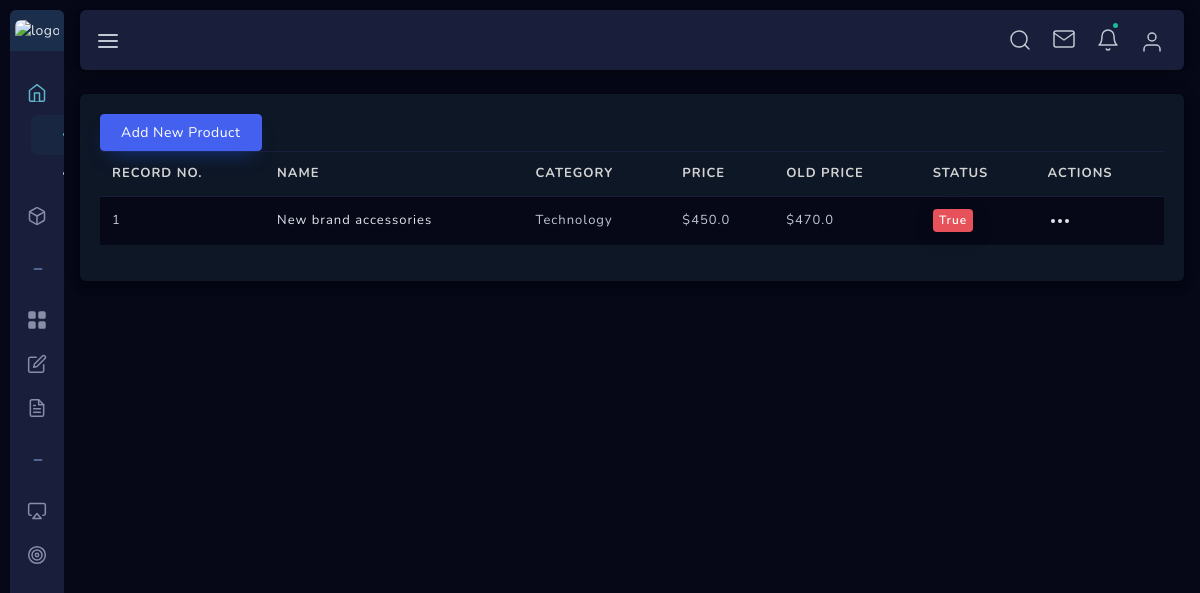
/dashboard/products/ (signed in), run on an earlier commit of the app's database.
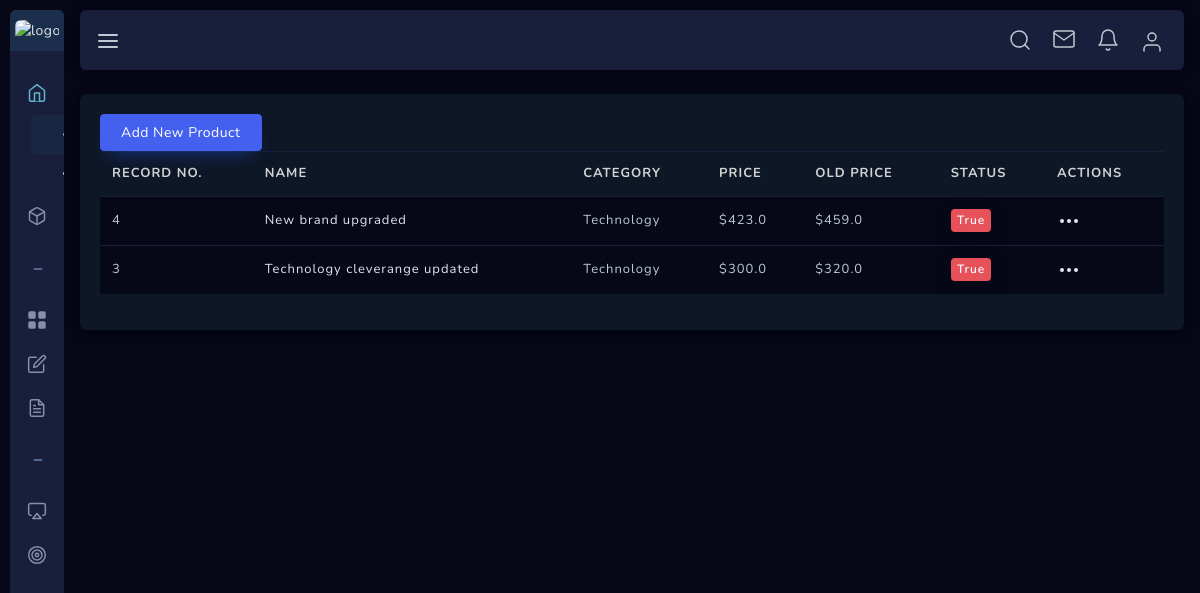
And on a later commit of the database.
### store/models.py (models this page shows, shortened)
class Product(models.Model):
    name = models.CharField(max_length=250, blank=False, null=False)
    category = models.ForeignKey(Category, on_delete=models.CASCADE, related_name='category')
    preview_des = models.CharField(max_length=255, verbose_name='Short Descriptions')
    description = models.TextField(max_length=1000, verbose_name='Descriptions')
    image = models.ImageField(upload_to='products', default='demo/demo.jpg', blank=False, null=False)
    price = models.FloatField()
    old_price = models.FloatField(default=0.00, blank=True, null=True)
    is_stock = models.BooleanField(default=True)
    slug = models.SlugField()
    created = models.DateTimeField(auto_now_add=True)
    class Meta:
        ordering = ['-created']

class Category(models.Model):
    name = models.CharField(max_length=50, blank=False, null=False)
    image = models.ImageField(upload_to='category', default='demo/demo.jpg', blank=True, null=True)
    parent = models.ForeignKey('self', related_name='children', on_delete=models.CASCADE, blank=True, null=True)
    created = models.DateTimeField(auto_now_add=True)
    def __str__(self):
        return self.name
    class Meta:
        ordering = ['-created', ]
        verbose_name_plural = 'Categories'

### dashboard/views.py (the view, shortened to what this page needs)
# urls.py: path('products/', views.ProductListView.as_view(), name='product_list'),
class ProductListView(TemplateView):
    def get(self, request, *args, **kwargs):
        products = Product.objects.all().order_by('-id')
        context = {
            'products': products
        }
        return render(request, 'dashboard/product_list.html', context)

### notification/templatetags/notification.py (called while the page is built)
@register.filter
def notifications(user):
    if user.is_authenticated:
        user_obj = UserObj.objects.get(user=user)
        notification = Notification.objects.filter(userobj=user_obj, is_read=False).order_by('-id')
        if notification.exists():
            return notification
        else:
            return None
    else:
        return None

### templates/dashboard/product_list.html (shortened to what this page needs)
{% extends 'dashboard/base.html' %}
{% block body %}
    <div class="main-container sidebar-closed sbar-open" id="container">
        {% include 'dashboard/sidebar.html' %}
        <div id="content" class="main-content">
            <div class="layout-px-spacing">
                <div class="row" id="cancel-row">
                    <div class="col-xl-12 col-lg-12 col-sm-12 layout-top-spacing layout-spacing">
                        <div class="widget-content widget-content-area br-6">
                            <a class="btn btn-primary" href={% url 'dashboard:add_new_product' %}>Add New Product</a>
                            <table id="invoice-list" class="table table-hover" style="width:100%">
                                <thead>
                                    <tr>
                                        <th class="checkbox-column"> Record no. </th>
                                        <th>Name</th>
                                        <th>Category</th>
                                        <th>Price</th>
                                        <th>Old Price</th>
                                        <th>Status</th>
                                        <th>Actions</th>
                                    </tr>
                                </thead>
                                <tbody>
                                {% for product in products %}
                                    <tr>
                                        <td class="checkbox-column"> {{product.id}} </td>
                                        <td>
                                            <div class="d-flex">
                                                <p class="align-self-center mb-0 user-name"> {{product.name}} </p>
                                            </div>
                                        </td>
                                        <td><span class="inv-email"> {{product.category}}</span></td>
                                        <td><span class="inv-date"> ${{product.price}} </span></td>
                                        <td><span class="inv-amount">${{product.old_price}}</span></td>
                                        <td><span class="badge badge-danger inv-status">{{product.is_stock}}</span></td>
                                        <td>
                                            <div class="dropdown">
                                                <a class="dropdown-toggle" href="#" role="button" id="dropdownMenuLink2" data-toggle="dropdown" aria-haspopup="true" aria-expanded="true">
                                                </a>
                                            </div>
                                        </td>
                                    </tr>
                                {% endfor %}
                                </tbody>
                            </table>
                        </div>
                    </div>
                </div>
            </div>
        </div>
    </div>
{% endblock body %}

### templates/dashboard/base.html (shortened to what this page needs)
<!DOCTYPE html>
<html lang="en">
<head>
    {% load static %}
    {% load notification %}
    <link href="{% static 'user_profile/assets/css/loader.css' %}" rel="stylesheet" type="text/css" />
    <link href="{% static 'user_profile/bootstrap/css/bootstrap.min.css' %}" rel="stylesheet" type="text/css" />
    <link href="{% static 'user_profile/assets/css/plugins.css' %}" rel="stylesheet" type="text/css" />
    <link href="{% static 'user_profile/plugins/apex/apexcharts.css' %}" rel="stylesheet" type="text/css">
    <link href="{% static 'user_profile/assets/css/dashboard/dash_1.css' %}" rel="stylesheet" type="text/css" />
    <link href="{% static 'user_profile/assets/css/users/user-profile.css' %}" rel="stylesheet" type="text/css" />
    <link rel="stylesheet" type="text/css" href="{% static 'user_profile/plugins/dropify/dropify.min.css' %}">
    <link href="{% static 'user_profile/assets/css/users/account-setting.css' %}" rel="stylesheet" type="text/css" />
    <link href="{% static 'user_profile/plugins/drag-and-drop/dragula/dragula.css' %}" rel="stylesheet" type="text/css" />
    <link href="{% static 'user_profile/plugins/drag-and-drop/dragula/example.css' %}" rel="stylesheet" type="text/css" />
    <link rel="stylesheet" type="text/css" href="{% static 'user_profile/assets/css/forms/switches.css' %}">
    <link href="{% static 'user_profile/plugins/pricing-table/css/component.css' %}" rel="stylesheet" type="text/css" />
    <link rel="stylesheet" type="text/css" href="{% static 'user_profile/plugins/editors/quill/quill.snow.css' %}">
    <link rel="stylesheet" type="text/css" href="{% static 'user_profile/assets/css/forms/theme-checkbox-radio.css' %}">
    <link href="{% static 'user_profile/assets/css/apps/todolist.css' %}" rel="stylesheet" type="text/css" />
    <link href="{% static 'user_profile/plugins/animate/animate.css' %}" rel="stylesheet" type="text/css" />
    <link href="{% static 'user_profile/assets/css/scrollspyNav.css' %}" rel="stylesheet" type="text/css" />
    <link href="{% static 'user_profile/assets/css/components/custom-modal.css' %}" rel="stylesheet" type="text/css" />
    <link rel="stylesheet" type="text/css" href="{% static 'user_profile/assets/css/forms/theme-checkbox-radio.css' %}">
    <link href="{% static 'user_profile/plugins/jquery-ui/jquery-ui.min.css' %}" rel="stylesheet" type="text/css" />
    <link href="{% static 'user_profile/assets/css/apps/contacts.css' %}" rel="stylesheet" type="text/css" />
    <link href="{% static 'user_profile/plugins/fullcalendar/fullcalendar.css' %}" rel="stylesheet" type="text/css" />
    <link href="{% static 'user_profile/plugins/fullcalendar/custom-fullcalendar.advance.css' %}" rel="stylesheet" type="text/css" />
    <link href="{% static 'user_profile/plugins/flatpickr/flatpickr.css' %}" rel="stylesheet" type="text/css">
    <link href="{% static 'user_profile/plugins/flatpickr/custom-flatpickr.css' %}" rel="stylesheet" type="text/css">
    <link href="{% static 'user_profile/assets/css/forms/theme-checkbox-radio.css' %}" rel="stylesheet" type="text/css" />
</head>
<body class="alt-menu sidebar-noneoverflow">
    <div class="header-container fixed-top">
        <header class="header navbar navbar-expand-sm expand-header">
            <a href="javascript:void(0);" class="sidebarCollapse" data-placement="bottom"></a>
            <ul class="navbar-item flex-row ml-auto">
                <li class="nav-item align-self-center search-animated">
                </li>
                <li class="nav-item dropdown message-dropdown">
                    <a href="javascript:void(0);" class="nav-link dropdown-toggle" id="messageDropdown" data-toggle="dropdown" aria-haspopup="true" aria-expanded="false">
                    </a>
                </li>
                <li class="nav-item dropdown notification-dropdown">
                    <a href="javascript:void(0);" class="nav-link dropdown-toggle" id="notificationDropdown" data-toggle="dropdown" aria-haspopup="true" aria-expanded="false">
                        {% if request.user|notifications %}
                            <span class="badge badge-success"></span>
                        {% endif %}
                    </a>
                </li>
                <li class="nav-item dropdown user-profile-dropdown  order-lg-0 order-1">
                    <a href="javascript:void(0);" class="nav-link dropdown-toggle user" id="userProfileDropdown" data-toggle="dropdown" aria-haspopup="true" aria-expanded="false">
                        <svg xmlns="http://www.w3.org/2000/svg" width="24" height="24" viewBox="0 0 24 24" fill="none" stroke="currentColor" stroke-width="2" stroke-linecap="round" stroke-linejoin="round" class="feather feather-user"><path d="M20 21v-2a4 4 0 0 0-4-4H8a4 4 0 0 0-4 4v2"></path><circle cx="12" cy="7" r="4"></circle></svg>
                    </a>
                </li>
            </ul>
        </header>
    </div>
        {% block body %}{% endblock body %}
</body>
</html>

### templates/dashboard/sidebar.html (shortened to what this page needs)
<div class="sidebar-wrapper sidebar-theme">
    <nav id="sidebar">
        <ul class="navbar-nav theme-brand flex-row  text-center">
            <li class="nav-item theme-logo">
                <a href="#">
                    {% if request.user.is_authenticated %}
                        <img src="{{ request.user.profile.image.url }}" class="navbar-logo" alt="logo">
                    {% else %}
                        <img src="/static/user_profile/assets/img/90x90.jpg" class="navbar-logo" alt="logo">
                    {% endif %}
                </a>
            </li>
        </ul>
        <ul class="list-unstyled menu-categories" id="accordionExample">
            <li class="menu active">
                <a href="#dashboard" data-toggle="collapse" aria-expanded="true" class="dropdown-toggle">
                    <div class="">
                    </div>
                </a>
                <ul class="collapse submenu recent-submenu mini-recent-submenu list-unstyled show" id="dashboard" data-parent="#accordionExample">
                    <li class="active">
                        <a href="#"> General </a>
                    </li>
                    <li>
                        <a href="#"> Index </a>
                    </li>
                </ul>
            </li>
            <li class="menu">
                <a href="#components" data-toggle="collapse" aria-expanded="false" class="dropdown-toggle">
                    <div class="">
                    </div>
                </a>
            </li>
            <li class="menu menu-heading">
                <div class="heading"><svg xmlns="http://www.w3.org/2000/svg" width="24" height="24" viewBox="0 0 24 24" fill="none" stroke="currentColor" stroke-width="2" stroke-linecap="round" stroke-linejoin="round" class="feather feather-minus"><line x1="5" y1="12" x2="19" y2="12"></line></svg><span>Features</span></div>
            </li>
            <li class="menu">
                <a href="#" aria-expanded="false" class="dropdown-toggle">
                    <div class="">
                    </div>
                </a>
            </li>
            <li class="menu">
                <a href="#" aria-expanded="false" class="dropdown-toggle">
                    <div class="">
                    </div>
                </a>
            </li>
            <li class="menu">
                <a href="apps_notes.html" aria-expanded="false" class="dropdown-toggle">
                    <div class="">
                    </div>
                </a>
            </li>
            <li class="menu menu-heading">
                <div class="heading"><svg xmlns="http://www.w3.org/2000/svg" width="24" height="24" viewBox="0 0 24 24" fill="none" stroke="currentColor" stroke-width="2" stroke-linecap="round" stroke-linejoin="round" class="feather feather-minus"><line x1="5" y1="12" x2="19" y2="12"></line></svg><span>Cleverange</span></div>
            </li>
            <li class="menu">
                <a href="#" aria-expanded="false" class="dropdown-toggle">
                    <div class="">
                    </div>
                </a>
            </li>
            <li class="menu">
                <a href="form_validation.html" aria-expanded="false" class="dropdown-toggle">
                    <div class="">
                    </div>
                </a>
            </li>
        </ul>
    </nav>
</div>

### static_root/user_profile/assets/css/dashboard/dash_1.css (style rules this page uses)
.layout-spacing { padding-bottom: 25px; }

### static_root/user_profile/assets/css/users/user-profile.css (style rules this page uses)
.widget-content-area { -webkit-box-shadow: 0 6px 10px 0 rgba(0, 0, 0, 0.14), 0 1px 18px 0 rgba(0, 0, 0, 0.12), 0 3px 5px -1px rgba(0, 0, 0, 0.2); -moz-box-shadow: 0 6px 10px 0 rgba(0, 0, 0, 0.14), 0 1px 18px 0 rgba(0, 0, 0, 0.12), 0 3px 5px -1px rgba(0, 0, 0, 0.2); box-shadow: 0 6px 10px 0 rgba(0, 0, 0, 0.14), 0 1px 18px 0 rgba(0, 0, 0, 0.12), 0 3px 5px -1px rgba(0, 0, 0, 0.2); }
.layout-spacing { padding-bottom: 25px; }

### static_root/user_profile/assets/css/users/account-setting.css (style rules this page uses)
.layout-spacing { padding-bottom: 25px; }

### static_root/user_profile/assets/css/main.css (style rules this page uses)
html { min-height: 100%; }
body { color: #888ea8; height: 100%; font-size: 0.875rem; background: #f1f2f3; overflow-x: hidden; overflow-y: auto; letter-spacing: 0.0312rem; font-family: 'Nunito', sans-serif; }
p { margin-top: 0; margin-bottom: 0.625rem; color: #515365; }
a { color: #e0e6ed; outline: none; }
.dropdown-toggle:after, .dropup .dropdown-toggle::after, .dropright .dropdown-toggle::after, .dropleft .dropdown-toggle::before { display: none; }
.btn { padding: 0.4375rem 1.25rem; text-shadow: none; font-size: 14px; color: #3b3f5c; font-weight: normal; white-space: normal; word-wrap: break-word; transition: .2s ease-out; touch-action: manipulation; cursor: pointer; background-color: #f1f2f3; box-shadow: 0px 5px 20px 0 rgba(0, 0, 0, 0.1); will-change: opacity, transform; transition: all 0.3s ease-out; -webkit-transition: all 0.3s ease-out; }
.btn-primary { color: #fff !important; background-color: #4361ee !important; border-color: #4361ee; box-shadow: 0 10px 20px -10px rgba(27, 85, 226, 0.59); }
.badge { font-weight: 600; line-height: 1.4; padding: 3px 6px; font-size: 12px; font-weight: 600; transition: all 0.3s ease-out; -webkit-transition: all 0.3s ease-out; }
.badge-danger { color: #fff; background-color: #e7515a; }
.table > tbody > tr > td { vertical-align: middle; color: #515365; font-size: 13px; letter-spacing: 1px; }
.table > thead > tr > th { color: #4361ee; font-weight: 700; font-size: 13px; letter-spacing: 1px; text-transform: uppercase; }
.table thead th { vertical-align: bottom; border-bottom: none; }
.table { background-color: #0e1726; }
.table > thead > tr > th { color: #d3d3d3; }
.table > tbody > tr > td { color: #bfc9d4; }
.table.table-hover tbody tr { background-color: #060818; }
.table td, .table th, .table thead th { border-color: #191e3a !important; }
table .badge-success, table .badge-primary, table .badge-warning, table .badge-danger, table .badge-info, table .badge-secondary, table .badge-dark { box-shadow: 0px 5px 20px 0 rgba(0, 0, 0, 0.2); will-change: opacity, transform; transition: all 0.3s ease-out; -webkit-transition: all 0.3s ease-out; }
.br-6 { border-radius: 6px !important; }

What changed in the data, as far as the page shows it:
removed Product: id "1", name "New brand accessories", category "Technology", price "450.0", old_price "470.0", is_stock "True"
added Product: id "4", name "New brand upgraded", category "Technology", price "423.0", old_price "459.0", is_stock "True"
added Product: id "3", name "Technology cleverange updated", category "Technology", price "300.0", old_price "320.0", is_stock "True"
